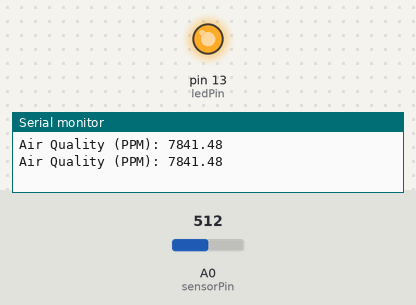
The sketch below on a simulated Arduino Uno, built with avr-gcc and run on an emulated ATmega328P. Shown: output pins drawn as LEDs (lit = HIGH), the last lines printed to the serial monitor. The inputs (shaded band) are chosen by the test bench; at power-on: A0 (sensorPin) = 512.

Above: at 2.8 s.
2.9 s: A0 (sensorPin) set to 46
5.6 s: A0 (sensorPin) set to 37
At 6.6 s:
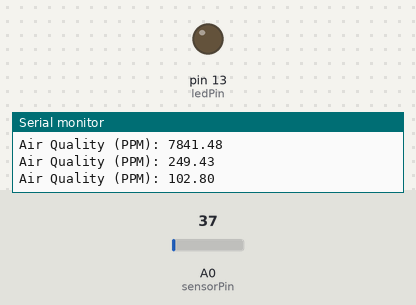
8.3 s: A0 (sensorPin) set to 122
At 11.0 s:
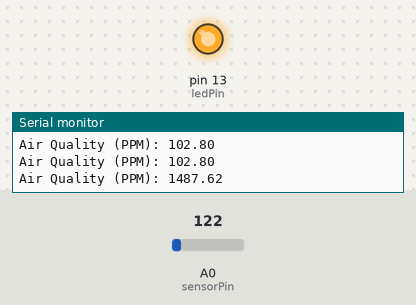
11.5 s: A0 (sensorPin) set to 0
At 12.5 s:
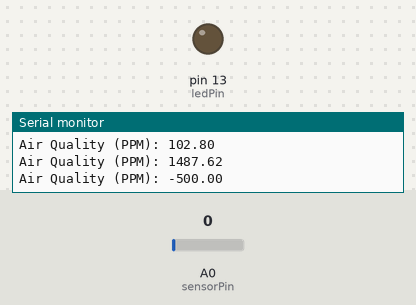
Timing chart, 0 to 14.5 s (numbered marks = the images above; inputs shaded):
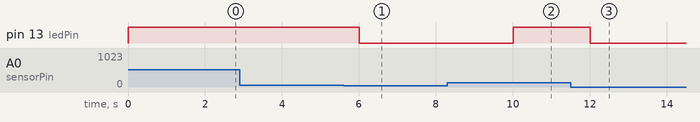

The sketch:

Air_Pollution_Monitoring_System_Arduino_Code.ino
```cpp
const int sensorPin = A0;  // Analog pin for the sensor data
const int ledPin = 13;     // Built-in LED on Arduino (You can use an external LED as well)

void setup() {
  pinMode(ledPin, OUTPUT);
  Serial.begin(9600);
}

void loop() {
  int sensorValue = analogRead(sensorPin);       // Read the analog sensor data
  float voltage = sensorValue * (5.0 / 1023.0);  // Convert the sensor value to voltage
  float ppm = (voltage - 0.15) * 1000 / 0.3;     // Convert the voltage to ppm value (This calibration may vary for different sensors)

  Serial.print("Air Quality (PPM): ");
  Serial.println(ppm);

  if (ppm > 200) {
    digitalWrite(ledPin, HIGH);  // Turn on the LED if pollution exceeds a threshold value (You can set your own threshold)
  } else {
    digitalWrite(ledPin, LOW);  // Turn off the LED if pollution is within a safe range
  }

  delay(2000);  // Adjust the delay as needed based on how often you want to measure air quality
}
```

Measured:
- the behaviour switches between 43 and 42 on A0 (sensorPin) (found by bisection; images 0 and 1)
- after the input at 5.6 s, pin 13 (ledPin): HIGH → LOW after 0.40 s
- after the input at 8.3 s, pin 13 (ledPin): LOW → HIGH after 1.7 s
- after the input at 11.5 s, pin 13 (ledPin): HIGH → LOW after 0.51 s
